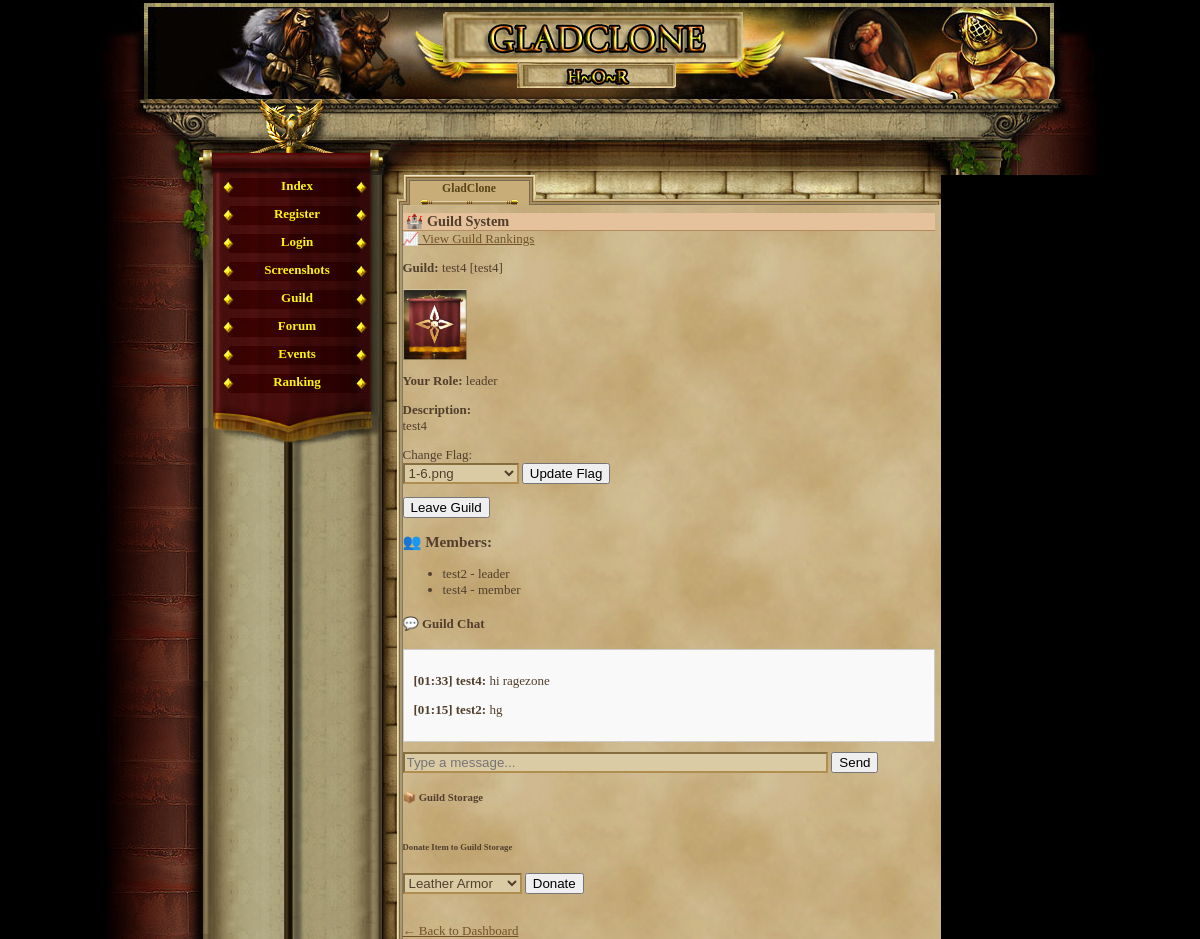
The page /guild.php (signed in) on the database as committed earlier.
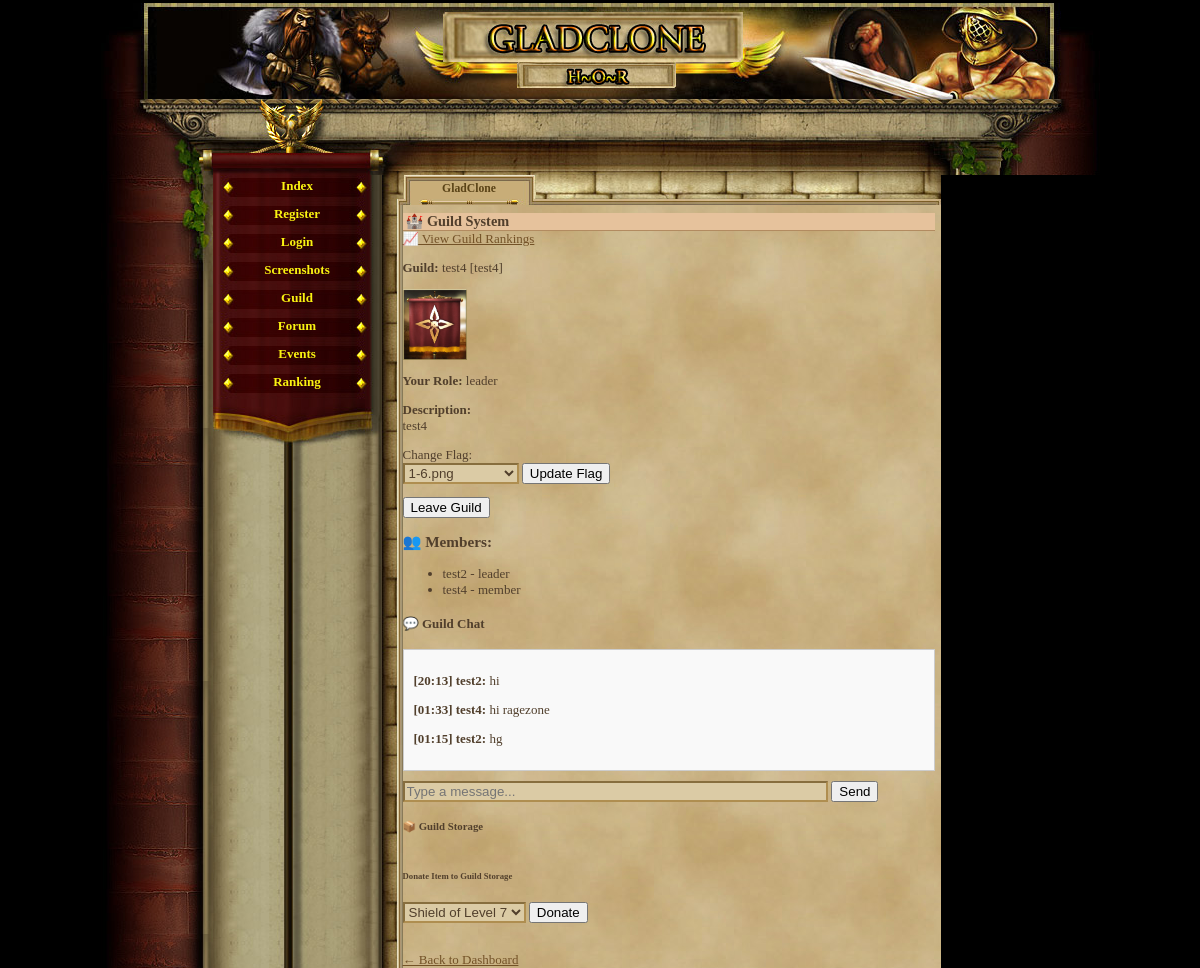
The same page on the database as committed later.
### tables this page shows
CREATE TABLE `guild_members` (
  `id` int(11) NOT NULL AUTO_INCREMENT,
  `guild_id` int(11) NOT NULL,
  `player_id` int(11) NOT NULL,
  `role` enum('leader','officer','member') DEFAULT 'member',
  `joined_at` datetime DEFAULT CURRENT_TIMESTAMP,
  PRIMARY KEY (`id`),
  KEY `guild_id` (`guild_id`),
  KEY `player_id` (`player_id`),
  CONSTRAINT `guild_members_ibfk_1` FOREIGN KEY (`guild_id`) REFERENCES `guilds` (`id`) ON DELETE CASCADE,
  CONSTRAINT `guild_members_ibfk_2` FOREIGN KEY (`player_id`) REFERENCES `gracze` (`id`) ON DELETE CASCADE
);

CREATE TABLE `guilds` (
  `id` int(11) NOT NULL AUTO_INCREMENT,
  `name` varchar(50) NOT NULL,
  `tag` varchar(10) NOT NULL,
  `description` text,
  `created_at` datetime DEFAULT CURRENT_TIMESTAMP,
  `flag` varchar(100) DEFAULT NULL,
  PRIMARY KEY (`id`),
  UNIQUE KEY `tag` (`tag`)
);

CREATE TABLE `gracze` (
  `id` int(11) NOT NULL AUTO_INCREMENT,
  `gracz` int(11) NOT NULL DEFAULT '0',
  `login` varchar(24) NOT NULL,
  `haslo` varchar(40) NOT NULL,
  `email` varchar(40) NOT NULL,
  `plec` tinyint(4) NOT NULL DEFAULT '0',
  `avatar` tinyint(4) NOT NULL DEFAULT '1',
  `pregunta` text NOT NULL,
  `respuesta` text NOT NULL,
  `rank` int(1) NOT NULL DEFAULT '1',
  `nivel` int(1) NOT NULL DEFAULT '1',
  `exp` int(1) NOT NULL DEFAULT '0',
  `exp_max` int(1) NOT NULL DEFAULT '10',
  `honor` int(1) NOT NULL DEFAULT '0',
  `fama` int(1) NOT NULL DEFAULT '0',
  `victorias` int(1) NOT NULL DEFAULT '0',
  `perdidas` int(1) NOT NULL DEFAULT '0',
  `oro_robado` int(1) NOT NULL DEFAULT '0',
  `oro_perdido` int(1) NOT NULL DEFAULT '0',
  `atak` int(5) NOT NULL DEFAULT '0',
  `obrona` int(3) NOT NULL DEFAULT '0',
  `sila` int(1) NOT NULL DEFAULT '5',
  `sila_i` int(1) NOT NULL DEFAULT '0',
  `sila_max` int(1) NOT NULL DEFAULT '10',
  `zrecznosc` int(1) NOT NULL DEFAULT '5',
  `zrecznosc_i` int(1) NOT NULL DEFAULT '0',
  `zrecznosc_max` int(1) NOT NULL DEFAULT '10',
  `wyrzymalosc` int(1) NOT NULL DEFAULT '5',
  `wyrzymalosc_i` int(1) NOT NULL DEFAULT '0',
  `wyrzymalosc_max` int(1) NOT NULL DEFAULT '10',
  `constitucion` int(1) NOT NULL DEFAULT '5',
  `constitucion_i` int(1) NOT NULL DEFAULT '0',
  `constitucion_max` int(1) NOT NULL DEFAULT '10',
  `carisma` int(1) NOT NULL DEFAULT '5',
  `carisma_i` int(1) NOT NULL DEFAULT '0',
  `carisma_max` int(1) NOT NULL DEFAULT '10',
  `inteligencja` int(1) NOT NULL DEFAULT '5',
  `inteligencja_i` int(1) NOT NULL DEFAULT '0',
  `inteligencja_max` int(1) NOT NULL DEFAULT '10',
  `mdchance` int(1) NOT NULL DEFAULT '0',
  `dhchance` int(1) NOT NULL DEFAULT '0',
  `ctchance` int(1) NOT NULL DEFAULT '0',
  `zycie` int(100) NOT NULL DEFAULT '100',
  `zycie_max` int(100) NOT NULL DEFAULT '100',
  `obrazenia_min` int(1) NOT NULL DEFAULT '0',
  `obrazenia_max` int(3) NOT NULL DEFAULT '2',
  `zloto` int(100) NOT NULL DEFAULT '150',
  `zloto_skarbiec` int(11) NOT NULL,
  `punkty` int(11) NOT NULL,
  `pracuje` int(11) NOT NULL,
  `ostatnia_walka_pvp` int(11) NOT NULL,
  `ostatnia_walka_pvc` int(11) NOT NULL,
  `ostatnio_zregenerowano` int(11) NOT NULL,
  `titulo` varchar(24) NOT NULL DEFAULT 'Newbie',
  `arena_level` int(11) NOT NULL,
  `rubies` int(11) NOT NULL DEFAULT '0',
  `centurion_time` int(11) NOT NULL,
  `reportes` int(1) NOT NULL DEFAULT '0',
  `mensajes` int(1) NOT NULL DEFAULT '0',
  `noticias` int(1) NOT NULL DEFAULT '0',
  `bendicion1_type` int(11) NOT NULL,
  `bendicion1_time` int(11) NOT NULL,
  `bendicion2_type` int(11) NOT NULL,
  `bendicion2_time` int(11) NOT NULL,
  `bendicion3_type` int(11) NOT NULL,
  `bendicion3_time` int(11) NOT NULL,
  `bendicion4_type` int(11) NOT NULL,
  `bendicion4_time` int(11) NOT NULL,
  `ostatnia_aktywnosc` int(11) NOT NULL DEFAULT '0',
  `username_locked` tinyint(1) NOT NULL DEFAULT '0',
  `lock_login` tinyint(1) NOT NULL DEFAULT '0',
  PRIMARY KEY (`id`),
  UNIQUE KEY `login` (`login`)
);

CREATE TABLE `guild_chat` (
  `id` int(11) NOT NULL AUTO_INCREMENT,
  `guild_id` int(11) NOT NULL,
  `player_id` int(11) NOT NULL,
  `message` text NOT NULL,
  `created_at` datetime DEFAULT CURRENT_TIMESTAMP,
  PRIMARY KEY (`id`),
  KEY `guild_id` (`guild_id`),
  KEY `player_id` (`player_id`),
  CONSTRAINT `guild_chat_ibfk_1` FOREIGN KEY (`guild_id`) REFERENCES `guilds` (`id`) ON DELETE CASCADE,
  CONSTRAINT `guild_chat_ibfk_2` FOREIGN KEY (`player_id`) REFERENCES `gracze` (`id`) ON DELETE CASCADE
);

### guild.php (the view, shortened to what this page needs)
<?php
require_once('var/ustawienia.php');
require_once('gora_strony.php');
require_once('menu_l.php');
$player_id = $_SESSION['id'];
$stmt = $conn->prepare("
    SELECT g.*, gm.role
    FROM guild_members gm
    JOIN guilds g ON gm.guild_id = g.id
    WHERE gm.player_id = ?");
$stmt->bind_param("i", $player_id);
$stmt->execute();
$guild_result = $stmt->get_result();
$player_guild = $guild_result->fetch_assoc();
?>
<h2>🏰 Guild System</h2>
<a href="guild_rankings.php">📈 View Guild Rankings</a>
<?php if ($player_guild): ?>
    <p><strong>Guild:</strong> <?= htmlspecialchars($player_guild['name']) ?> [<?= htmlspecialchars($player_guild['tag']) ?>]</p>
    <?php if (!empty($player_guild['flag'])): ?>
        <p><img src="images/guild/flags/<?= htmlspecialchars($player_guild['flag']) ?>" width="64" alt="Flag"></p>
    <?php endif; ?>
    <p><strong>Your Role:</strong> <?= $player_guild['role'] ?></p>
    <p><strong>Description:</strong><br><?= nl2br(htmlspecialchars($player_guild['description'])) ?></p>
    <?php if ($player_guild['role'] === 'leader'): ?>
        <form method="post">
            <label>Change Flag:<br>
                <select name="flag" required>
                    <?php
                    foreach (glob("images/guild/flags/*.png") as $flagFile) {
                        $flagName = basename($flagFile);
                        $selected = $player_guild['flag'] === $flagName ? 'selected' : '';
                        echo "<option value=\"$flagName\" $selected>$flagName</option>";
                    }
                    ?>
                </select>
            </label>
            <button type="submit" name="update_flag">Update Flag</button>
        </form>
    <?php endif; ?>
    <form method="post">
        <button name="leave" onclick="return confirm('Are you sure you want to leave the guild?')">Leave Guild</button>
    </form>
    <h3>👥 Members:</h3>
    <ul>
        <?php
        $stmt = $conn->prepare("
            SELECT g.login, gm.role
            FROM guild_members gm
            JOIN gracze g ON gm.player_id = g.id
            WHERE gm.guild_id = ?");
        $stmt->bind_param("i", $player_guild['id']);
        $stmt->execute();
        $members = $stmt->get_result();
        while ($m = $members->fetch_assoc()):
        ?>
            <li><?= htmlspecialchars($m['login']) ?> - <?= $m['role'] ?></li>
        <?php endwhile; ?>
    </ul>
<?php endif; ?>
<?php if ($player_guild): ?>
<h4>💬 Guild Chat</h4>
<div style="max-height: 300px; overflow-y: scroll; border: 1px solid #ccc; background: #f9f9f9; padding: 10px; margin-bottom: 10px;">
<?php
$chat_stmt = $conn->prepare("
    SELECT gc.message, gc.created_at, g.login
    FROM guild_chat gc
    JOIN gracze g ON gc.player_id = g.id
    WHERE gc.guild_id = ?
    ORDER BY gc.created_at DESC
    LIMIT 30");
$chat_stmt->bind_param("i", $player_guild['id']);
$chat_stmt->execute();
$messages = $chat_stmt->get_result();
while ($msg = $messages->fetch_assoc()):
    $time = date("H:i", strtotime($msg['created_at']));
    echo "<p><strong>[{$time}] " . htmlspecialchars($msg['login']) . ":</strong> " . htmlspecialchars($msg['message']) . "</p>";
endwhile;
?>
</div>
<form method="post">
    <input type="text" name="guild_message" maxlength="255" style="width: 80%;" placeholder="Type a message..." required>
    <button name="send_guild_chat">Send</button>
</form>
<h5>📦 Guild Storage</h5>
<h6>Donate Item to Guild Storage</h6>
<form method="post">
    <select name="donate_item_id" required>
        <?php
        $inventory = $conn->query("
            SELECT pi.id AS player_item_id, i.name
            FROM player_items pi
            JOIN items i ON pi.item_id = i.id
            WHERE pi.player_id = $player_id AND pi.equipped = 0
        ");
        while ($row = $inventory->fetch_assoc()):
        ?>
            <option value="<?= $row['player_item_id'] ?>"><?= htmlspecialchars($row['name']) ?></option>
        <?php endwhile; ?>
    </select>
    <button type="submit" name="donate">Donate</button>
</form>
<?php endif; ?>
<br><a href="index.php">← Back to Dashboard</a>

### gora_strony.php (shortened to what this page needs)
<html>
	<head>
				<link href="game_05.css" rel="stylesheet" type="text/css" media="screen" />				<style type=text/css></style>
	</head>
<body ><div id="container">
	<div id="header"></div>
	<div id="charvalues_leer">
		<div style="position:relative; left:380px; top:22px; width:500px; height:45px;">
			<div style="position:absolute; width:150px; height:45px; left:0px; top:0px;">
			</div>
			<div style="position:absolute; width:150px; height:45px; left:153px;">
			</div>
			<div style="position:absolute; width:150px; height:45px; left:298px;">
			</div>
		</div>
	</div>
	<div id="main">
		<table cellspacing="0" cellpadding="0" height="100%" border="0">
			<tr height="100%">
				<td height="100%" valign="top" id="leftblock_middle">
					<div id="leftblock_top"></div>
				</td>

### menu_l.php
<?php
         if(empty($_SESSION['user'])){
             echo '
              <td valign="top" id="mainmenu">
                 <a class = "menuitem_aktive" href="index.php" title="Index" target="_self">Index</a>
                 <a class = "menuitem_aktive" href="rejestracja.php" title="Register" target="_self">Register</a>
                 <a class = "menuitem_aktive" href="logowanie.php" title="Login" target="_self">Login</a>
                 <a class = "menuitem_aktive" href="screenshot.php" title="Screenshots" target="_self">Screenshots</a>
				 <a class = "menuitem_aktive" href="guild.php" title="Guild" target="_self">Guild</a>
                 <a class = "menuitem_aktive" href="" title="Forum" target="_self">Forum</a>
                 <a class = "menuitem_aktive" href="event_portal.php" title="Events" target="_self">Events</a>
                 <a class = "menuitem_aktive" href="ranking2.php" title="Ranking" target="_self">Ranking</a>
             ';
         } else {
             echo '              <td valign="top" id="mainmenu">
                 <a class = "menuitem_aktive" href="konto.php" title="User" target="_self">User</a>
			 ';
         }
        ?>
          	<div id="menufooter"></div>
				</td>
				<td id="contentBox" valign="top">
					<table cellspacing="0" cellpadding="0" height="100%" width="100%" border="0">
						<tr style="height:30px;">
							<td id="corner1"></td>
							<td><div class="tab_aktive" ><span>GladClone</span></div>
							<div class="tab_empty" style="background-image:url(img/interface/reiter_c2.jpg);"></div>
							<div class="tab_empty" style="background-image:url(img/interface/reiter_c3.jpg);"></div>
						      <div class="tab_empty" style="background-image:url(img/interface/reiter_c4.jpg);"></div></td>
							<td id="corner2"></td>
						</tr>
						<tr style="height:100%;">
							<td class="border_left"></td>
							<td id="content">

### game_05.css (style rules this page uses)
body, html { margin: 0; padding: 0; font-family:"Palatino Linotype", "Times New Roman", Times, serif; text-align: center; color: #513F2C; background-color: #000; font-size:16px; }
table { font-size:13px; }
h2 { text-align:left; border-bottom:1px solid #b28b60; color:#513F2C; background-color:#e6c29c; margin:8px 0px 0px 0px; padding-left:3px; font-size:1.1em; }
#container { margin: auto; width: 999px; height: 100%; text-align: left; }
#header { margin-top:3px; height: 96px; background-image:url(img/interface/header.jpg); }
#charvalues_leer { height: 76px; background-image:url(img/interface/statusbalken_leer.jpg); }
#main { width: 999px; height:710px; text-align: left; }
a { -moz-user-focus: none; -moz-outline: none; outline: none; }
select { font-size: 10pt; background-color: #CCBA8C; color: #513F2C; border-style: solid; border-width: 2px; border-color: #513F2C; }
input, textarea, select { font-size: 10pt; color: #513F2C; border-width: 2px; border-style: solid; border-top-color: #876E3E; border-bottom-color: #AF8E50; border-left-color: #876E3E; border-right-color: #AF8E50; background-color: #dbcba5; }
#leftblock_top { background-image:url(img/interface/pflanze_l.jpg); width:112px; height:135px; }
#leftblock_middle { width:112px; background-image:url(img/interface/bg_l_b.jpg); background-repeat: repeat-y; }
#mainmenu { background-image:url(img/interface/wand_bg_2.jpg); background-repeat:repeat-y; height:100%; }
.menuitem_aktive { display:block; text-align:center; background-image:url(img/interface/navi_b.jpg); width:169px; height:25px; color: #FAF311; text-decoration: none; padding-top:3px; font-weight:bold; }
#menufooter { background-image:url(img/interface/navi_abschluss.jpg); width:169px; height:51px; }
#contentBox { width:559px; height:100%; background-image:url(img/interface/papierus.jpg); background-repeat:repeat; }
#content { height:560px; vertical-align:top; }
#content a { color:#735227; }
#corner1 { background-image:url(img/interface/papier_ecke_l.jpg); width:21px; height:30px; }
#corner2 { background-image:url(img/interface/papier_ecke_r.jpg); width:6px; height:30px; }
.border_left { background-image:url(img/interface/papier_rahmen_l.jpg); background-repeat:repeat-y; }
.tab_empty { text-align:center; float:left; background-position:top left; background-repeat:no-repeat; height: 30px; width: 133px; }
.tab_aktive { text-align:center; float:left; background-image:url(img/interface/reiter_a.jpg); background-position:top left; background-repeat:no-repeat; height: 30px; width: 133px; }
.tab_aktive span { position: relative; top:7px; color: #5A4317; font-size:0.9em; text-decoration: none; font-weight:bold; }

Rows that differ between the two databases and show on the page:
added guild_chat: created_at "20:13", player.login "test2", message "hi"
Other text that changed with them:
form field donate_item_id: "Leather Armor" → "Shield of Level 7"
